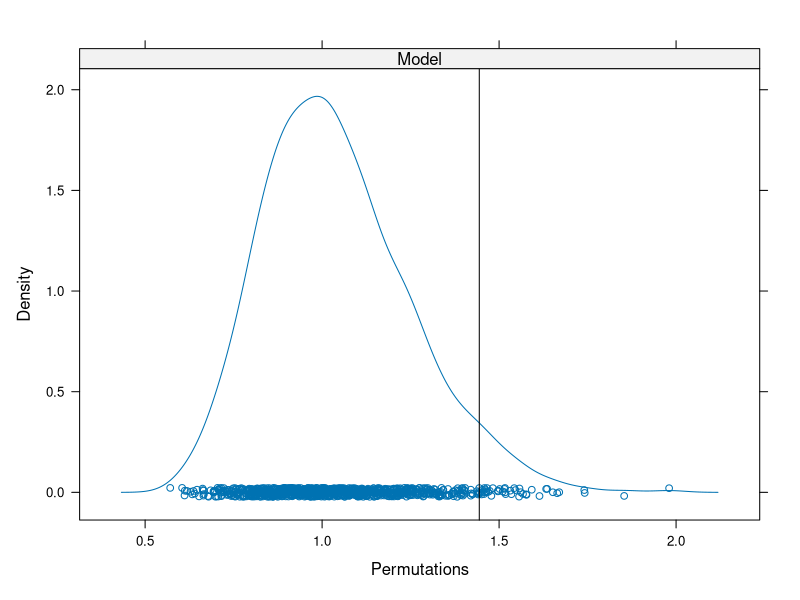

The R source for this figure: (Note: this script raises an error after producing the figure.)
## ----setup-options, echo = FALSE, results = "hide", message = FALSE-----------
options(htmltools.dir.version = FALSE)
knitr::opts_chunk$set(cache = TRUE, dev = 'svg', echo = TRUE, message = FALSE, warning = FALSE,
                      fig.height=6, fig.width = 1.777777*6)
library("vegan")
library("ggplot2")
data(varespec)
data(varechem)

## plot defaults
theme_set(theme_minimal(base_size = 16, base_family = 'Fira Sans'))


## ----permustats-1, results = "hide"-------------------------------------------
cca1 <- cca(varespec ~ ., data = varechem)
pstat <- permustats(anova(cca1))
summary(pstat)


## ----permustats-1, echo = FALSE-----------------------------------------------
cca1 <- cca(varespec ~ ., data = varechem)
pstat <- permustats(anova(cca1))
summary(pstat)


## ----permustats-2, fig.width = 6, fig.height = 6------------------------------
densityplot(pstat)


## ----cca-anova----------------------------------------------------------------
set.seed(42)
(perm <- anova(cca1))


## ----cyclic-shift-figure, echo = FALSE----------------------------------------
knitr::include_graphics("./resources/cyclic-shifts-figure.png")


## ----shuffle-time-series, echo = TRUE-----------------------------------------
shuffle(10, control = how(within = Within(type = "series")))


## ----set-up-toroidal----------------------------------------------------------
set.seed(4)
h <- how(within = Within(type = "grid",
                         ncol = 3, nrow = 3))
perm <- shuffle(9, control = h)
matrix(perm, ncol = 3)


## ----toroidal-shifts-figure, echo = FALSE-------------------------------------
knitr::include_graphics("./resources/Toroidal_coord.png")


## ----cyclic-shift-mirror-figure, echo = FALSE---------------------------------
knitr::include_graphics("./resources/cyclic-shifts-with-mirror-figure.svg")


## -----------------------------------------------------------------------------
plt <- gl(3, 10)
h <- how(within = Within(type = "series"), plots = Plots(strata = plt))


## ----helper-funs--------------------------------------------------------------
args(Within)
args(Plots)


## ----how-args-----------------------------------------------------------------
args(how)


## ----ts-perm-example1---------------------------------------------------------
plt <- gl(3, 10)
h <- how(within = Within(type = "series"),
         plots = Plots(strata = plt))
set.seed(4)
p <- shuffle(30, control = h)
do.call("rbind", split(p, plt)) ## look at perms in context


## ----ts-perm-example2---------------------------------------------------------
plt <- gl(3, 10)
h <- how(within = Within(type = "series", constant = TRUE),
         plots = Plots(strata = plt))
set.seed(4)
p <- shuffle(30, control = h)
do.call("rbind", split(p, plt)) ## look at perms in context


## ----worked-example-devel-1---------------------------------------------------
## load vegan
library("vegan")

## load the data
spp <- read.csv("data/ohraz-spp.csv", header = TRUE, row.names = 1)
env <- read.csv("data/ohraz-env.csv", header = TRUE, row.names = 1)
molinia <- spp[, 1]
spp <- spp[, -1]

## Year as numeric
env <- transform(env, year = as.numeric(as.character(year)))


## ----worked-example-devel-2---------------------------------------------------
c1 <- rda(spp ~ year + year:mowing + year:fertilizer + year:removal + Condition(plotid), data = env)
(h <- how(within = Within(type = "none"), plots = Plots(strata = env$plotid, type = "free")))


## ----worked-example-devel-2a--------------------------------------------------
set.seed(42)
anova(c1, permutations = h, model = "reduced")


## ----worked-example-devel-2b--------------------------------------------------
set.seed(24)
anova(c1, permutations = h, model = "reduced", by = "axis")


## ----load-crayfish------------------------------------------------------------
## load data
crayfish <- head(read.csv("data/crayfish-spp.csv")[, -1], -1)
design <- read.csv("data/crayfish-design.csv", skip = 1)[, -1]

## fixup the names
names(crayfish) <- gsub("\\.", "", names(crayfish))
names(design) <- c("Watershed", "Stream", "Reach", "Run",
                   "Stream.Nested", "ReachNested", "Run.Nested")


## ----crayfish-unconstrained---------------------------------------------------
m.pca <- rda(crayfish)
summary(eigenvals(m.pca))


## ----crayfish-pca-plot, fig.show = "hide", collapse = TRUE--------------------
layout(matrix(1:2, ncol = 2))
biplot(m.pca, type = c("text", "points"), scaling = "species")
set.seed(23)
ev.pca <- envfit(m.pca ~ Watershed, data = design, scaling = "species")
plot(ev.pca, labels = levels(design$Watershed), add = FALSE)
layout(1)


## ----crayfish-pca-plot, fig.show = "hold", out.width = "75%", echo = FALSE, fig.height = 5----
layout(matrix(1:2, ncol = 2))
biplot(m.pca, type = c("text", "points"), scaling = "species")
set.seed(23)
ev.pca <- envfit(m.pca ~ Watershed, data = design, scaling = "species")
plot(ev.pca, labels = levels(design$Watershed), add = FALSE)
layout(1)


## ----crayfish-watershed-------------------------------------------------------
m.ws <- rda(crayfish ~ Watershed, data = design)
m.ws


## ----crayfish-watershed-2-----------------------------------------------------
summary(eigenvals(m.ws, constrained = TRUE))


## ----crayfish-watershed-3-----------------------------------------------------
set.seed(1)
ctrl <- how(nperm = 499, within = Within(type = "none"),
            plots = with(design, Plots(strata = Stream, type = "free")))
(sig.ws <- anova(m.ws, permutations = ctrl))


## ----crayfish-stream----------------------------------------------------------
m.str <- rda(crayfish ~ Stream + Condition(Watershed), data = design)
m.str


## ----crayfish-stream-2--------------------------------------------------------
summary(eigenvals(m.str, constrained = TRUE))


## ----crayfish-stream-3--------------------------------------------------------
set.seed(1)
ctrl <- how(nperm = 499, within = Within(type = "none"),
            plots = with(design, Plots(strata = Reach, type = "free")),
            blocks = with(design, Watershed))
(sig.str <- anova(m.str, permutations = ctrl))


## ----crayfish-reach-----------------------------------------------------------
(m.re <- rda(crayfish ~ Reach + Condition(Stream), data = design))


## ----crayfish-reach-2---------------------------------------------------------
set.seed(1)
ctrl <- how(nperm = 499, within = Within(type = "none"),
            plots = with(design, Plots(strata = Run, type = "free")),
            blocks = with(design, Stream))
(sig.re <- anova(m.re, permutations = ctrl))


## ----crayfish-run-------------------------------------------------------------
(m.run <- rda(crayfish ~ Run + Condition(Reach), data = design))


## ----crayfish-run-2-----------------------------------------------------------
set.seed(1)
ctrl <- how(nperm = 499, within = Within(type = "free"),
            blocks = with(design, Reach))
(sig.run <- anova(m.run, permutations = ctrl))

